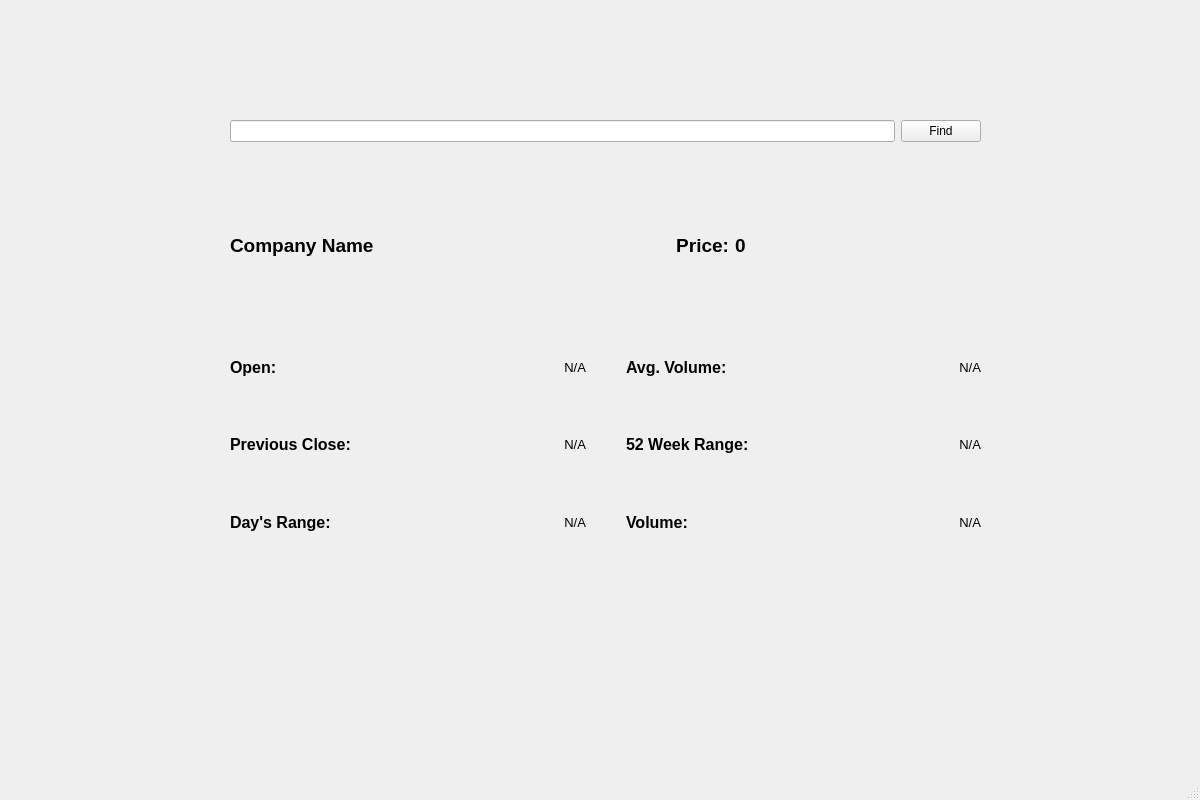
<?xml version="1.0" encoding="UTF-8"?>
<ui version="4.0">
 <class>MainWindow</class>
 <widget class="QMainWindow" name="MainWindow">
  <property name="geometry">
   <rect>
    <x>0</x>
    <y>0</y>
    <width>1200</width>
    <height>800</height>
   </rect>
  </property>
  <property name="windowTitle">
   <string>MainWindow</string>
  </property>
  <widget class="QWidget" name="centralwidget">
   <widget class="QWidget" name="verticalLayoutWidget_3">
    <property name="geometry">
     <rect>
      <x>230</x>
      <y>120</y>
      <width>751</width>
      <height>421</height>
     </rect>
    </property>
    <layout class="QVBoxLayout" name="verticalLayout_3">
     <item>
      <layout class="QHBoxLayout" name="horizontalLayout_2">
       <item>
        <widget class="QLineEdit" name="stockToFind"/>
       </item>
       <item>
        <widget class="QPushButton" name="findButton">
         <property name="text">
          <string>Find</string>
         </property>
        </widget>
       </item>
      </layout>
     </item>
     <item>
      <layout class="QHBoxLayout" name="horizontalLayout_11">
       <item>
        <widget class="QLabel" name="companyName">
         <property name="font">
          <font>
           <pointsize>14</pointsize>
           <bold>true</bold>
          </font>
         </property>
         <property name="text">
          <string>Company Name</string>
         </property>
        </widget>
       </item>
       <item>
        <widget class="QLabel" name="price_lab">
         <property name="font">
          <font>
           <pointsize>14</pointsize>
           <bold>true</bold>
          </font>
         </property>
         <property name="text">
          <string>Price:</string>
         </property>
         <property name="alignment">
          <set>Qt::AlignRight|Qt::AlignTrailing|Qt::AlignVCenter</set>
         </property>
        </widget>
       </item>
       <item>
        <widget class="QLabel" name="showPrice">
         <property name="font">
          <font>
           <pointsize>14</pointsize>
           <bold>true</bold>
          </font>
         </property>
         <property name="text">
          <string>0</string>
         </property>
        </widget>
       </item>
      </layout>
     </item>
     <item>
      <layout class="QHBoxLayout" name="horizontalLayout_10">
       <property name="spacing">
        <number>40</number>
       </property>
       <item>
        <layout class="QVBoxLayout" name="verticalLayout_2">
         <item>
          <layout class="QHBoxLayout" name="horizontalLayout_3">
           <property name="spacing">
            <number>20</number>
           </property>
           <item>
            <widget class="QLabel" name="open">
             <property name="font">
              <font>
               <pointsize>12</pointsize>
               <bold>true</bold>
              </font>
             </property>
             <property name="text">
              <string>Open:</string>
             </property>
            </widget>
           </item>
           <item>
            <widget class="QLabel" name="showOpen">
             <property name="font">
              <font>
               <pointsize>10</pointsize>
              </font>
             </property>
             <property name="text">
              <string>N/A</string>
             </property>
             <property name="alignment">
              <set>Qt::AlignRight|Qt::AlignTrailing|Qt::AlignVCenter</set>
             </property>
            </widget>
           </item>
          </layout>
         </item>
         <item>
          <layout class="QHBoxLayout" name="horizontalLayout">
           <property name="spacing">
            <number>20</number>
           </property>
           <item>
            <widget class="QLabel" name="preClose">
             <property name="font">
              <font>
               <pointsize>12</pointsize>
               <bold>true</bold>
              </font>
             </property>
             <property name="text">
              <string>Previous Close:</string>
             </property>
            </widget>
           </item>
           <item>
            <widget class="QLabel" name="showPreClose">
             <property name="font">
              <font>
               <pointsize>10</pointsize>
              </font>
             </property>
             <property name="text">
              <string>N/A</string>
             </property>
             <property name="alignment">
              <set>Qt::AlignRight|Qt::AlignTrailing|Qt::AlignVCenter</set>
             </property>
            </widget>
           </item>
          </layout>
         </item>
         <item>
          <layout class="QHBoxLayout" name="horizontalLayout_6">
           <property name="spacing">
            <number>20</number>
           </property>
           <item>
            <widget class="QLabel" name="dayRange">
             <property name="font">
              <font>
               <pointsize>12</pointsize>
               <bold>true</bold>
              </font>
             </property>
             <property name="text">
              <string>Day's Range:</string>
             </property>
            </widget>
           </item>
           <item>
            <widget class="QLabel" name="showDayRange">
             <property name="font">
              <font>
               <pointsize>10</pointsize>
              </font>
             </property>
             <property name="text">
              <string>N/A</string>
             </property>
             <property name="alignment">
              <set>Qt::AlignRight|Qt::AlignTrailing|Qt::AlignVCenter</set>
             </property>
            </widget>
           </item>
          </layout>
         </item>
        </layout>
       </item>
       <item>
        <layout class="QVBoxLayout" name="verticalLayout">
         <item>
          <layout class="QHBoxLayout" name="horizontalLayout_9">
           <property name="spacing">
            <number>20</number>
           </property>
           <item>
            <widget class="QLabel" name="avgVol">
             <property name="font">
              <font>
               <pointsize>12</pointsize>
               <bold>true</bold>
              </font>
             </property>
             <property name="text">
              <string>Avg. Volume:</string>
             </property>
            </widget>
           </item>
           <item>
            <widget class="QLabel" name="showAvgVol">
             <property name="font">
              <font>
               <pointsize>10</pointsize>
              </font>
             </property>
             <property name="text">
              <string>N/A</string>
             </property>
             <property name="alignment">
              <set>Qt::AlignRight|Qt::AlignTrailing|Qt::AlignVCenter</set>
             </property>
            </widget>
           </item>
          </layout>
         </item>
         <item>
          <layout class="QHBoxLayout" name="horizontalLayout_7">
           <property name="spacing">
            <number>20</number>
           </property>
           <item>
            <widget class="QLabel" name="w52">
             <property name="font">
              <font>
               <pointsize>12</pointsize>
               <bold>true</bold>
              </font>
             </property>
             <property name="text">
              <string>52 Week Range:</string>
             </property>
            </widget>
           </item>
           <item>
            <widget class="QLabel" name="showWeekRange">
             <property name="font">
              <font>
               <pointsize>10</pointsize>
              </font>
             </property>
             <property name="text">
              <string>N/A</string>
             </property>
             <property name="alignment">
              <set>Qt::AlignRight|Qt::AlignTrailing|Qt::AlignVCenter</set>
             </property>
            </widget>
           </item>
          </layout>
         </item>
         <item>
          <layout class="QHBoxLayout" name="horizontalLayout_8">
           <property name="spacing">
            <number>20</number>
           </property>
           <item>
            <widget class="QLabel" name="vol">
             <property name="font">
              <font>
               <pointsize>12</pointsize>
               <bold>true</bold>
              </font>
             </property>
             <property name="text">
              <string>Volume:</string>
             </property>
            </widget>
           </item>
           <item>
            <widget class="QLabel" name="showVolume">
             <property name="font">
              <font>
               <pointsize>10</pointsize>
              </font>
             </property>
             <property name="text">
              <string>N/A</string>
             </property>
             <property name="alignment">
              <set>Qt::AlignRight|Qt::AlignTrailing|Qt::AlignVCenter</set>
             </property>
            </widget>
           </item>
          </layout>
         </item>
        </layout>
       </item>
      </layout>
     </item>
    </layout>
   </widget>
  </widget>
  <widget class="QStatusBar" name="statusbar"/>
 </widget>
 <resources/>
 <connections/>
</ui>
